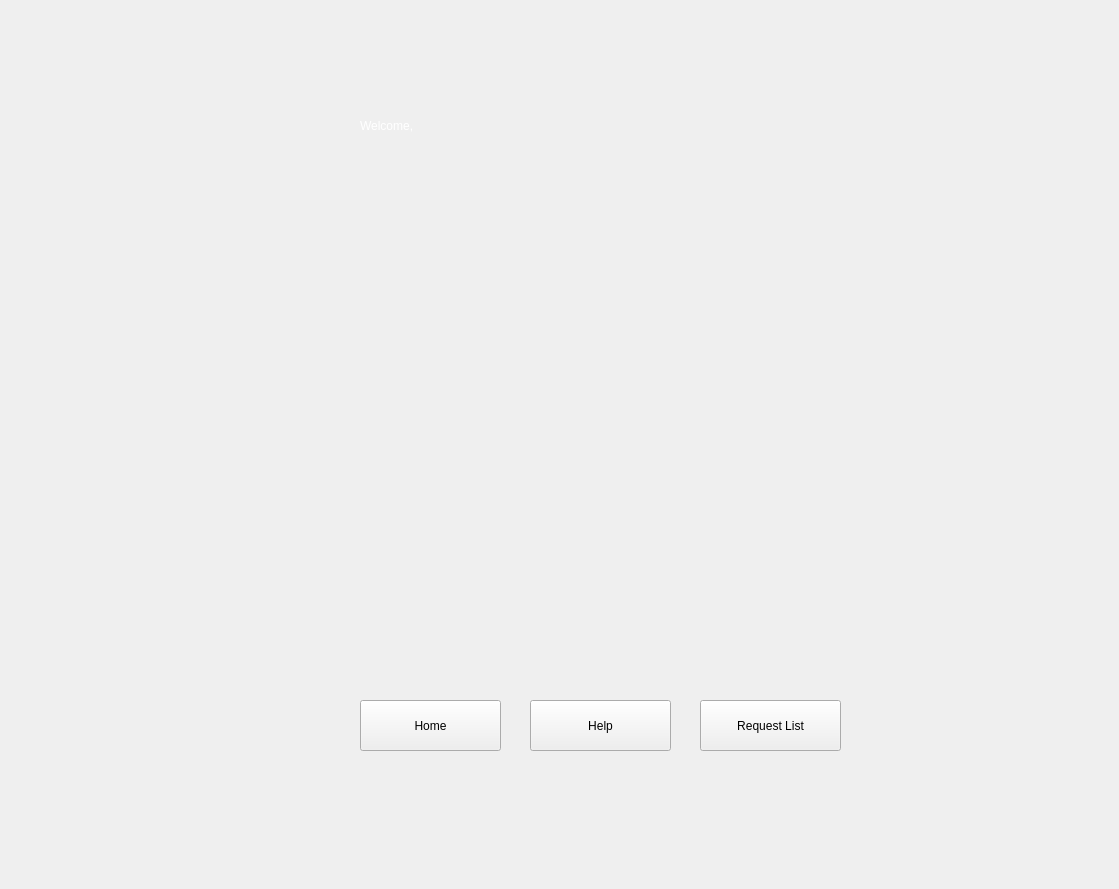
<?xml version="1.0" encoding="UTF-8"?>
<ui version="4.0">
 <class>MainWindow</class>
 <widget class="QMainWindow" name="MainWindow">
  <property name="geometry">
   <rect>
    <x>0</x>
    <y>0</y>
    <width>1119</width>
    <height>889</height>
   </rect>
  </property>
  <property name="windowTitle">
   <string>MainWindow</string>
  </property>
  <widget class="QWidget" name="bgwidget">
   <property name="enabled">
    <bool>true</bool>
   </property>
   <property name="maximumSize">
    <size>
     <width>1121</width>
     <height>891</height>
    </size>
   </property>
   <property name="styleSheet">
    <string notr="true">QWidget#bgwidget{
background-color: qlineargradient(spread:pad, x1:0, y1:0.961, x2:1, y2:0, stop:0 rgba(33, 137, 205, 255), stop:1 rgba(255, 255, 255, 255))};</string>
   </property>
   <widget class="QLabel" name="label_5">
    <property name="geometry">
     <rect>
      <x>360</x>
      <y>90</y>
      <width>211</width>
      <height>71</height>
     </rect>
    </property>
    <property name="styleSheet">
     <string notr="true">font: 36pt &quot;MS Shell Dlg 2&quot;; color : rgb(255, 255, 255)</string>
    </property>
    <property name="text">
     <string>Welcome,</string>
    </property>
   </widget>
   <widget class="QPushButton" name="Help">
    <property name="geometry">
     <rect>
      <x>530</x>
      <y>700</y>
      <width>141</width>
      <height>51</height>
     </rect>
    </property>
    <property name="styleSheet">
     <string notr="true">QPushButton#Help{
background-color:rgb(0, 0, 0);
color:rgba(255,255,255,210);
border-radius:15px;
font: 12pt &quot;MS Shell Dlg 2&quot;; color:rgb(255, 255, 255);
}

QPushButton#Help:hover{
background-color:qlineargradient(spread:pad, x1:0, y1:1, x2:1, y2:0, stop:0 rgba(150, 123, 111, 219), stop:1 rgba(85, 81, 84, 226));
}

QPushButton#Help:pressed{
padding-left:5px;
padding-top:5px;
background-color:rgba(150, 123, 111, 255);
};</string>
    </property>
    <property name="text">
     <string>Help</string>
    </property>
   </widget>
   <widget class="QPushButton" name="HomeBtn">
    <property name="geometry">
     <rect>
      <x>360</x>
      <y>700</y>
      <width>141</width>
      <height>51</height>
     </rect>
    </property>
    <property name="styleSheet">
     <string notr="true">QPushButton#HomeBtn{
background-color:rgb(0, 0, 0);
color:rgba(255,255,255,210);
border-radius:15px;
font: 12pt &quot;MS Shell Dlg 2&quot;; color:rgb(255, 255, 255);
}

QPushButton#HomeBtn:hover{
background-color:qlineargradient(spread:pad, x1:0, y1:1, x2:1, y2:0, stop:0 rgba(150, 123, 111, 219), stop:1 rgba(85, 81, 84, 226));
}

QPushButton#HomeBtn:pressed{
padding-left:5px;
padding-top:5px;
background-color:rgba(150, 123, 111, 255);
};</string>
    </property>
    <property name="text">
     <string>Home</string>
    </property>
   </widget>
   <widget class="QLabel" name="label_7">
    <property name="geometry">
     <rect>
      <x>320</x>
      <y>180</y>
      <width>541</width>
      <height>491</height>
     </rect>
    </property>
    <property name="text">
     <string/>
    </property>
    <property name="pixmap">
     <pixmap>../../resources/img/teknisi.png</pixmap>
    </property>
   </widget>
   <widget class="QPushButton" name="ReqListBtn">
    <property name="geometry">
     <rect>
      <x>700</x>
      <y>700</y>
      <width>141</width>
      <height>51</height>
     </rect>
    </property>
    <property name="styleSheet">
     <string notr="true">QPushButton#ReqListBtn{
background-color:rgb(0, 0, 0);
color:rgba(255,255,255,210);
border-radius:15px;
font: 12pt &quot;MS Shell Dlg 2&quot;; color:rgb(255, 255, 255);
}

QPushButton#ReqListBtn:hover{
background-color:qlineargradient(spread:pad, x1:0, y1:1, x2:1, y2:0, stop:0 rgba(150, 123, 111, 219), stop:1 rgba(85, 81, 84, 226));
}

QPushButton#ReqListBtn:pressed{
padding-left:5px;
padding-top:5px;
background-color:rgba(150, 123, 111, 255);
};</string>
    </property>
    <property name="text">
     <string>Request List</string>
    </property>
   </widget>
   <widget class="QLabel" name="label_name">
    <property name="geometry">
     <rect>
      <x>580</x>
      <y>90</y>
      <width>191</width>
      <height>71</height>
     </rect>
    </property>
    <property name="styleSheet">
     <string notr="true">font: 36pt &quot;MS Shell Dlg 2&quot;; color : rgb(255, 255, 255)</string>
    </property>
    <property name="text">
     <string/>
    </property>
   </widget>
  </widget>
 </widget>
 <resources>
  <include location="../1/electrify/src/qrc/pelanggan.qrc"/>
 </resources>
 <connections/>
</ui>
